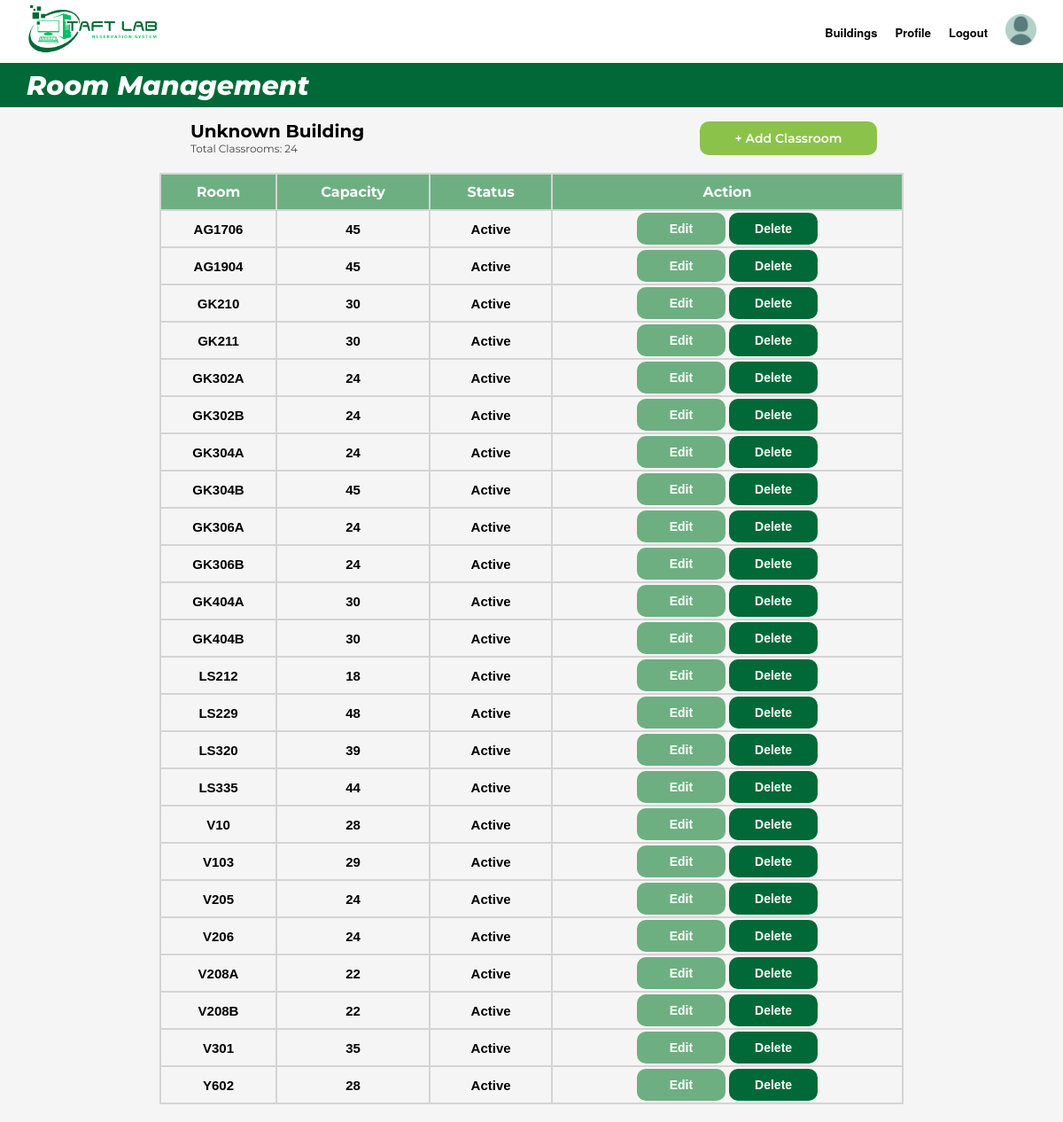
The app's page /Webpages/rm-management.php (signed in) with its own data.
### tables this page shows
CREATE TABLE laboratory(
    lab_id INT AUTO_INCREMENT PRIMARY KEY,
    building_id INT NOT NULL,
    room_code VARCHAR(10) NOT NULL,
    capacity INT NOT NULL, 
    status ENUM('Active', 'Maintenance', 'Closed') NOT NULL DEFAULT 'Active',
    FOREIGN KEY (building_id) REFERENCES building(building_id) ON DELETE RESTRICT ON UPDATE CASCADE,
    UNIQUE(building_id, room_code)
);

### Webpages/rm-management.php (the view, shortened to what this page needs)
<?php
  include "db.php";
  $totalClassrooms = 0;
  if($_SERVER["REQUEST_METHOD"] == "GET")
  {
    $code = $_GET['type'] ?? '';
    $getBuilding = "SELECT * FROM building WHERE building_code = '$code'";
    $resultBuilding = $conn->query($getBuilding);
    $row = $resultBuilding->fetch_assoc();
    $sql = "SELECT * FROM laboratory WHERE room_code LIKE '%$code%' ORDER BY room_code ASC";
    $result = $conn->query($sql);
    $totalClassroom = "SELECT COUNT(*) AS total FROM laboratory WHERE room_code LIKE '%$code%'";
    $result2 = $conn->query($totalClassroom);
    $value = $result2->fetch_assoc();
    $totalClassrooms = $value['total'];
  }
?>
<!DOCTYPE html>
<html lang="en">
<head>
    <link rel="stylesheet" href="homepage-carousel.css">
    <link rel="stylesheet" href="rm-management.css">
</head>
<body>
    <header>
        <div class="logo">
            <img src="images/taftlab-logo.png" alt="TaftLab Logo"/>
        </div>
    <div class="header-right">
      <nav>
        <ul>
          <li><a href="roomManagement.php">Buildings</a></li>
          <li><a href="admin-profile.php">Profile</a></li>
          <li><a href="logout.php">Logout</a></li>
        </ul>
      </nav>
      <div class="profile-icon">
        <img src="images/profile-icon.png" alt="Profile Icon"/>
      </div>
    </div>
  </header>
  <div class="admin-subheader">
    <h2>Room Management</h2>
  </div>
  <div class="header-row">
    <div class="header-left">
        <h1 class="header"><?php echo $row['building_name'] ?? 'Unknown Building'; ?></h1>
        <p class="sub-header-text"><?php echo "Total Classrooms: " . $totalClassrooms; ?></p>
    </div>
    <a href="rm-create.php?type=create-<?php echo $code;?>" class="create">+ Add Classroom</a>
  </div>
  <table>
    <tr class="table-header">
      <th> Room </th>
      <th> Capacity </th>
      <th> Status </th>
      <th> Action </th>
    </tr>
    <?php while($labs = mysqli_fetch_array($result)): ?>
      <tr>
        <td> <?php echo $labs['room_code'] ?> </td>
        <td> <?php echo $labs['capacity'] ?> </td>
        <td> <?php echo $labs['status']; ?> </td>
        <td>
          <form method="GET" action="rm-update.php" style="display:inline">
            <input class="update" type="submit" value="Edit">
          </form>
          <form method="POST" action="rm-delete.php" style="display:inline">
            <input class="delete" type="submit" value="Delete" onclick="return confirm('Are you sure you want to delete this laboratory?');">
          </form>
        </td>
      </tr>
    <?php endwhile;?>
  </table>
</body>
</html>

### Webpages/homepage-carousel.css (style rules this page uses)
*, *::before, *::after { margin: 0; padding: 0; box-sizing: border-box; list-style-type: none; text-decoration: none; }
:root { --primary: #ec994b; --white: #ffffff; --bg: #f5f5f5; }
html { font-size: 62.5%; font-family: "Montserrat", sans-serif; scroll-behavior: smooth; }
body { font-size: 1.6rem; background: var(--bg); overflow-x: hidden; }
header { font-family: 'Helvetica Neue', Arial, sans-serif; display: flex; justify-content: space-between; align-items: center; padding: 3px 30px; background-color: #fff; }
.header-right { display: flex; align-items: center; gap: 20px; }
.logo img { height: 60px; }
.profile-icon img { height: 35px; margin: 0px; }
nav ul { list-style: none; display: flex; gap: 20px; margin: 0; padding: 0; }
nav ul li a { text-decoration: none; color: black; font-size: 13px; font-weight: 550; transition: color 0.3s ease; }

### Webpages/rm-management.css (style rules this page uses)
.admin-subheader { background-color: #006937; height: 50px; display: flex; flex-direction: column; align-items: flex-start; padding: 0 30px; color: white; font-weight: 600; text-align: left; justify-content: center; }
.admin-subheader h2 { color: white; font-size: 3rem; margin: 0; font-weight: 800; font-style: italic; }
.header-row { display: flex; justify-content: space-between; align-items: center; margin: 15px 30px; }
.header-left { display: flex; flex-direction: column; margin-left: 185px; }
.header-left h1 { margin: 0; font-family: 'Montserrat', sans-serif; font-weight: 700; font-size: 2rem; }
.sub-header-text { margin: 0; font-family: 'Montserrat', sans-serif; font-weight: 400; font-size: 1.2rem; color: #444; }
.create { display: inline-block; text-align: center; width: 200px; padding: 10px 20px; background-color: #8BC34A; color: white; border: none; border-radius: 10px; font-size: 1.4rem; font-weight: 600; text-decoration: none; cursor: pointer; transition: all 0.3s ease; margin-right: 180px; }
.delete { display: inline-block; text-align: center; width: 100px; padding: 10px 20px; background-color: #006937; color: white; border: none; border-radius: 10px; font-size: 1.4rem; font-weight: 600; text-decoration: none; cursor: pointer; transition: all 0.3s ease; }
.update { display: inline-block; text-align: center; width: 100px; padding: 10px 20px; background-color: #6eaf82; color: white; border: none; border-radius: 10px; font-size: 1.4rem; font-weight: 600; text-decoration: none; cursor: pointer; transition: all 0.3s ease; }
table { border-collapse: collapse; width: 70%; margin: 20px auto; color: black; }
th { border: 1px solid #ccc; padding: 10px; text-align: center; border: 2px solid #d4d4d4; }
td { border: 1px solid #ccc; padding: 2px 5px; text-align: center; border: 2px solid #d4d4d4; font-size: 15px; font-family: Arial, Helvetica, sans-serif; font-weight: bold; }
.table-header { background-color: #6eaf82; color: white; }

### records on screen
laboratory: room_code "AG1706", capacity "45", status "Active"
laboratory: room_code "AG1904", capacity "45", status "Active"
laboratory: room_code "GK210", capacity "30", status "Active"
laboratory: room_code "GK211", capacity "30", status "Active"
laboratory: room_code "GK302A", capacity "24", status "Active"
laboratory: room_code "GK302B", capacity "24", status "Active"
laboratory: room_code "GK304A", capacity "24", status "Active"
laboratory: room_code "GK304B", capacity "45", status "Active"
laboratory: room_code "GK306A", capacity "24", status "Active"
laboratory: room_code "GK306B", capacity "24", status "Active"
laboratory: room_code "GK404A", capacity "30", status "Active"
laboratory: room_code "GK404B", capacity "30", status "Active"
laboratory: room_code "LS212", capacity "18", status "Active"
laboratory: room_code "LS229", capacity "48", status "Active"
laboratory: room_code "LS320", capacity "39", status "Active"
laboratory: room_code "LS335", capacity "44", status "Active"
laboratory: room_code "V10", capacity "28", status "Active"
laboratory: room_code "V103", capacity "29", status "Active"
laboratory: room_code "V205", capacity "24", status "Active"
laboratory: room_code "V206", capacity "24", status "Active"
laboratory: room_code "V208A", capacity "22", status "Active"
laboratory: room_code "V208B", capacity "22", status "Active"
laboratory: room_code "V301", capacity "35", status "Active"
laboratory: room_code "Y602", capacity "28", status "Active"

### other values on screen
$row['building_name'] "Unknown Building"
$totalClassrooms "24"
